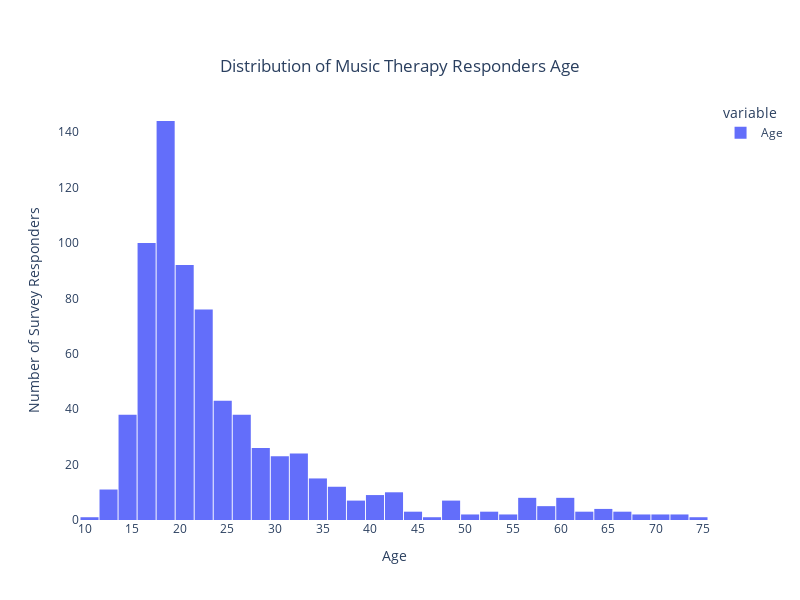

Notebook cell for this chart:
### Markdown cell above
### Findings:

1. Most of the survey audience are young people with age ranging from 10 to 28

2. 75% (3rd quartile) and max has a huge gap, which indicates the existence of outlier

Distribution: Left Skewness (Right-tailed)

#### Outlier Detection: Age > 75

### Code cell
'''Check Age Distribution'''
fig = px.histogram(survey['Age'], 
                   # number of bins
                   nbins=40, 
                   title="Distribution of Music Therapy Responders Age")

# 修饰细节
fig.update_layout(
    width=800, height=600,
    # 加bins之间的缝隙
    bargap=0.05, 
    # 修改title的横向x位置，纵向y位置
    title_x=0.5, 
    title_y=0.9,
    # 修改字号大小
    font=dict(size=12),
    # 修改横纵轴label
    xaxis_title='Age', yaxis_title='Number of Survey Responders',
    # set x ticks: tick values
    xaxis=dict(tickvals=list(range(10, 90, 5))),
    plot_bgcolor='white'
)

fig.show()

### Figure 1 — Plotly figure (JSON) as saved in the notebook; plotly's stock layout.template omitted (floating-point values rounded to 4 significant figures; data arrays with more than 128 entries replaced by an {"elided": "..."} marker saying what was removed)
{"data": [{"alignmentgroup": "True", "bingroup": "x", "hovertemplate": "variable=Age<br>value=%{x}<br>count=%{y}<extra></extra>", "legendgroup": "Age", "marker": {"color": "#636efa", "pattern": {"shape": ""}}, "name": "Age", "nbinsx": 40, "offsetgroup": "Age", "orientation": "v", "showlegend": true, "type": "histogram", "x": {"elided": "725 int values"}, "xaxis": "x", "yaxis": "y"}], "layout": {"bargap": 0.05, "barmode": "relative", "font": {"size": 12}, "height": 600, "legend": {"title": {"text": "variable"}, "tracegroupgap": 0}, "plot_bgcolor": "white", "title": {"text": "Distribution of Music Therapy Responders Age", "x": 0.5, "y": 0.9}, "width": 800, "xaxis": {"anchor": "y", "domain": [0, 1], "tickvals": [10, 15, 20, 25, 30, 35, 40, 45, 50, 55, 60, 65, 70, 75, 80, 85], "title": {"text": "Age"}}, "yaxis": {"anchor": "x", "domain": [0, 1], "title": {"text": "Number of Survey Responders"}}}}
